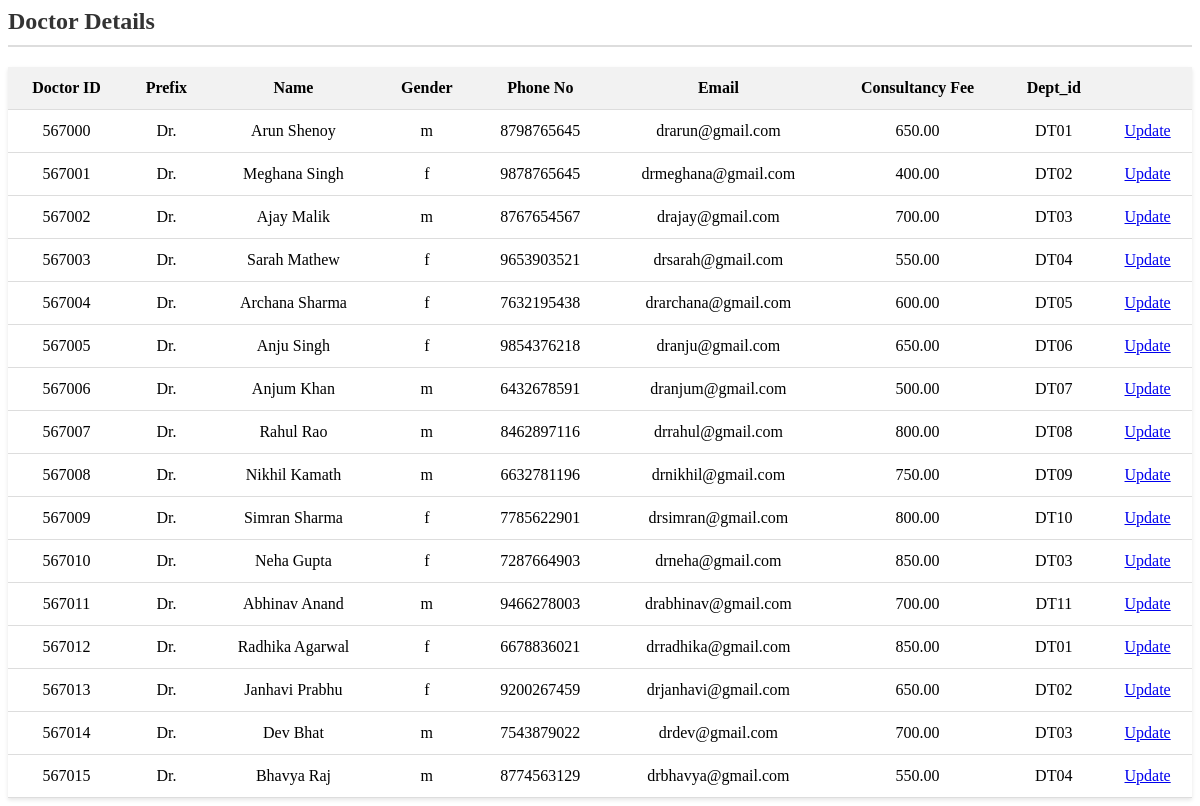
Screenshot of /update_doctor.php with the database file from the repository.
### tables this page shows
CREATE TABLE `doctor_details` (
  `doc_id` int(11) NOT NULL,
  `prefix` varchar(4) DEFAULT 'Dr.',
  `doc_name` varchar(30) NOT NULL,
  `gender` varchar(2) NOT NULL,
  `phoneno` bigint(10) NOT NULL,
  `email` varchar(40) NOT NULL,
  `consult_fee` decimal(10,2) NOT NULL,
  `dept_id` varchar(4) DEFAULT NULL
);

### update_doctor.php (the view, shortened to what this page needs)
<?php
include_once('connection.php');
$query="SELECT * from doctor_details";
$data=mysqli_query($conn,$query);
$total=mysqli_num_rows($data);
if($total!=0)
{
	?>
	<html>
	<head>
	</head>
	<body>
	 <h2>Doctor Details</h2>
	<table>
		<tr>
			<th>Doctor ID</th>
			<th>Prefix</th>
			<th>Name</th>
			<th>Gender</th>
			<th>Phone No</th>
			<th>Email</th>
			<th>Consultancy Fee</th>
			<th>Dept_id</th>
			<th></th>
		</tr>
		<?php
		while($result=mysqli_fetch_array($data))
		{
			echo "<tr>
					<td>".$result['doc_id']."</td>
					<td>".$result['prefix']."</td>
					<td>".$result['doc_name']."</td>
					<td>".$result['gender']."</td>
					<td>".$result['phoneno']."</td>
					<td>".$result['email']."</td>
					<td>".$result['consult_fee']."</td>
					<td>".$result['dept_id']."</td>
					<td><a href='update_doctor_pros.php?id=$result[doc_id]&prefix=$result[doc_name]&name=$result[doc_name]&gender=$result[gender]&phoneno=$result[phoneno]&email=$result[email]&fee=$result[consult_fee]&di=$result[dept_id]'>Update</a></td>
				</tr>";
			}
}
else
	{
	echo"<h3 style='color:red'>No records found</h3>";
		}
		?>
	</table>
	</body>
	</html>

### update_doctor.php (style rules this page uses)
h2 { color: #333; border-bottom: 2px solid #ddd; padding-bottom: 10px; margin-bottom: 20px; }
table { width: 100%; margin-top: 20px; border-collapse: collapse; box-shadow: 0 2px 4px rgba(0, 0, 0, 0.1); text-align: center; }
th, td { padding: 12px; text-align: center; border-bottom: 1px solid #ddd; }
th { background-color: #f2f2f2; }

### rows the page displays
doctor_details: doc_id "567000", prefix "Dr.", doc_name "Arun Shenoy", gender "m", phoneno "8798765645", email "drarun@gmail.com", consult_fee "650.00", dept "DT01"
doctor_details: doc_id "567001", prefix "Dr.", doc_name "Meghana Singh", gender "f", phoneno "9878765645", email "drmeghana@gmail.com", consult_fee "400.00", dept "DT02"
doctor_details: doc_id "567002", prefix "Dr.", doc_name "Ajay Malik", gender "m", phoneno "8767654567", email "drajay@gmail.com", consult_fee "700.00", dept "DT03"
doctor_details: doc_id "567003", prefix "Dr.", doc_name "Sarah Mathew", gender "f", phoneno "9653903521", email "drsarah@gmail.com", consult_fee "550.00", dept "DT04"
doctor_details: doc_id "567004", prefix "Dr.", doc_name "Archana Sharma", gender "f", phoneno "7632195438", email "drarchana@gmail.com", consult_fee "600.00", dept "DT05"
doctor_details: doc_id "567005", prefix "Dr.", doc_name "Anju Singh", gender "f", phoneno "9854376218", email "dranju@gmail.com", consult_fee "650.00", dept "DT06"
doctor_details: doc_id "567006", prefix "Dr.", doc_name "Anjum Khan", gender "m", phoneno "6432678591", email "dranjum@gmail.com", consult_fee "500.00", dept "DT07"
doctor_details: doc_id "567007", prefix "Dr.", doc_name "Rahul Rao", gender "m", phoneno "8462897116", email "drrahul@gmail.com", consult_fee "800.00", dept "DT08"
doctor_details: doc_id "567008", prefix "Dr.", doc_name "Nikhil Kamath", gender "m", phoneno "6632781196", email "drnikhil@gmail.com", consult_fee "750.00", dept "DT09"
doctor_details: doc_id "567009", prefix "Dr.", doc_name "Simran Sharma", gender "f", phoneno "7785622901", email "drsimran@gmail.com", consult_fee "800.00", dept "DT10"
doctor_details: doc_id "567010", prefix "Dr.", doc_name "Neha Gupta", gender "f", phoneno "7287664903", email "drneha@gmail.com", consult_fee "850.00", dept "DT03"
doctor_details: doc_id "567011", prefix "Dr.", doc_name "Abhinav Anand", gender "m", phoneno "9466278003", email "drabhinav@gmail.com", consult_fee "700.00", dept "DT11"
doctor_details: doc_id "567012", prefix "Dr.", doc_name "Radhika Agarwal", gender "f", phoneno "6678836021", email "drradhika@gmail.com", consult_fee "850.00", dept "DT01"
doctor_details: doc_id "567013", prefix "Dr.", doc_name "Janhavi Prabhu", gender "f", phoneno "9200267459", email "drjanhavi@gmail.com", consult_fee "650.00", dept "DT02"
doctor_details: doc_id "567014", prefix "Dr.", doc_name "Dev Bhat", gender "m", phoneno "7543879022", email "drdev@gmail.com", consult_fee "700.00", dept "DT03"
doctor_details: doc_id "567015", prefix "Dr.", doc_name "Bhavya Raj", gender "m", phoneno "8774563129", email "drbhavya@gmail.com", consult_fee "550.00", dept "DT04"
